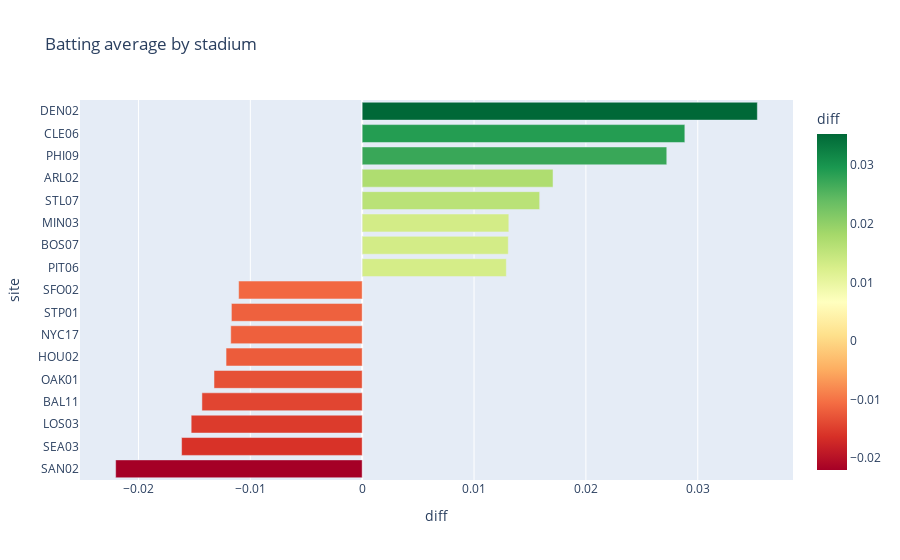

Notebook source saved alongside this figure:
### Code cell
# Visualize with plotly
px.bar(stadium, x="diff", y="site", title="Batting average by stadium", orientation='h', color="diff", color_continuous_scale='RdYlGn')

### Figure 1 — Plotly figure (JSON) as saved in the notebook; plotly's stock layout.template omitted (floating-point values rounded to 4 significant figures)
{"data": [{"hovertemplate": "diff=%{marker.color}<br>site=%{y}<extra></extra>", "legendgroup": "", "marker": {"color": [-0.02204, -0.01615, -0.01529, -0.01433, -0.01325, -0.01217, -0.01175, -0.01169, -0.01104, 0.01289, 0.01306, 0.01311, 0.01587, 0.01706, 0.02723, 0.02884, 0.03533], "coloraxis": "coloraxis", "pattern": {"shape": ""}}, "name": "", "orientation": "h", "showlegend": false, "textposition": "auto", "type": "bar", "x": [-0.02204, -0.01615, -0.01529, -0.01433, -0.01325, -0.01217, -0.01175, -0.01169, -0.01104, 0.01289, 0.01306, 0.01311, 0.01587, 0.01706, 0.02723, 0.02884, 0.03533], "xaxis": "x", "y": ["SAN02", "SEA03", "LOS03", "BAL11", "OAK01", "HOU02", "NYC17", "STP01", "SFO02", "PIT06", "BOS07", "MIN03", "STL07", "ARL02", "PHI09", "CLE06", "DEN02"], "yaxis": "y"}], "layout": {"barmode": "relative", "coloraxis": {"colorbar": {"title": {"text": "diff"}}, "colorscale": [[0, "rgb(165,0,38)"], [0.1, "rgb(215,48,39)"], [0.2, "rgb(244,109,67)"], [0.3, "rgb(253,174,97)"], [0.4, "rgb(254,224,139)"], [0.5, "rgb(255,255,191)"], [0.6, "rgb(217,239,139)"], [0.7, "rgb(166,217,106)"], [0.8, "rgb(102,189,99)"], [0.9, "rgb(26,152,80)"], [1, "rgb(0,104,55)"]]}, "legend": {"tracegroupgap": 0}, "title": {"text": "Batting average by stadium"}, "xaxis": {"anchor": "y", "domain": [0, 1], "title": {"text": "diff"}}, "yaxis": {"anchor": "x", "domain": [0, 1], "title": {"text": "site"}}}}
